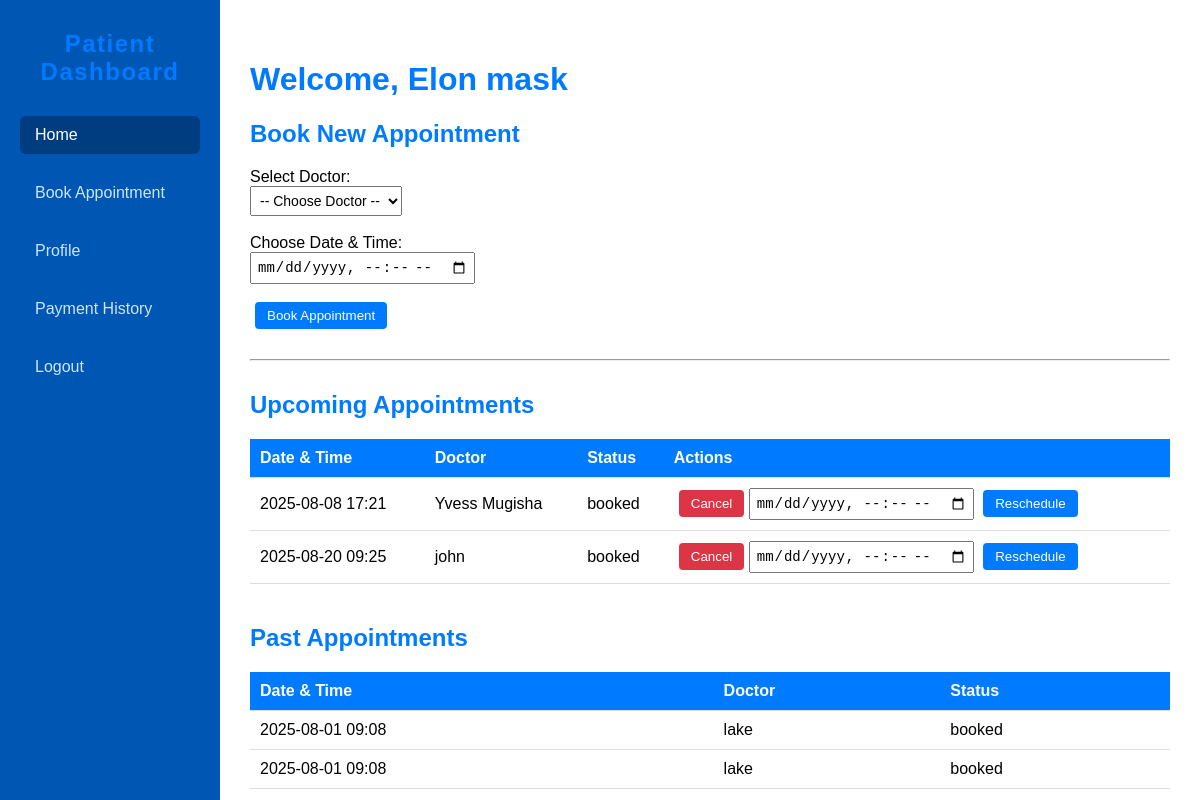
/patient_dashboard.php (signed in), run on the app's committed database.
### tables this page shows
CREATE TABLE `users` (
  `id` int(11) NOT NULL,
  `name` varchar(100) NOT NULL,
  `email` varchar(100) NOT NULL,
  `password` varchar(255) NOT NULL,
  `role` enum('admin','doctor','patient') NOT NULL,
  `created_at` timestamp NOT NULL DEFAULT current_timestamp(),
  `specialization` varchar(100) DEFAULT NULL
);

CREATE TABLE `appointments` (
  `id` int(11) NOT NULL,
  `patient_id` int(11) NOT NULL,
  `doctor_id` int(11) NOT NULL,
  `appointment_datetime` datetime NOT NULL,
  `status` enum('booked','canceled','completed') DEFAULT 'booked',
  `notes` text DEFAULT NULL,
  `created_at` timestamp NOT NULL DEFAULT current_timestamp()
);

### patient_dashboard.php (the view, shortened to what this page needs)
<?php
require 'connect.php';
$patientId = $_SESSION['user_id'];
$stmt = $conn->prepare("SELECT name FROM users WHERE id = ?");
$stmt->bind_param("i", $patientId);
$stmt->execute();
$stmt->bind_result($patientName);
$stmt = $conn->prepare("SELECT a.id, a.appointment_datetime, u.name AS doctor_name, a.status
                        FROM appointments a
                        JOIN users u ON a.doctor_id = u.id
                        WHERE a.patient_id = ? AND a.appointment_datetime >= NOW()
                        ORDER BY a.appointment_datetime ASC");
$stmt->bind_param("i", $patientId);
$stmt->execute();
$upcomingResult = $stmt->get_result();
$upcomingAppointments = $upcomingResult->fetch_all(MYSQLI_ASSOC);
$stmt = $conn->prepare("SELECT a.id, a.appointment_datetime, u.name AS doctor_name, a.status
                        FROM appointments a
                        JOIN users u ON a.doctor_id = u.id
                        WHERE a.patient_id = ? AND a.appointment_datetime < NOW()
                        ORDER BY a.appointment_datetime DESC");
$stmt->bind_param("i", $patientId);
$stmt->execute();
$pastResult = $stmt->get_result();
$pastAppointments = $pastResult->fetch_all(MYSQLI_ASSOC);
?>
<!DOCTYPE html>
<html lang="en">
<head>
</head>
<body>
  <aside class="sidebar">
    <h2>Patient Dashboard</h2>
    <nav>
      <a href="patient_dashboard.php" class="active">Home</a>
      <a href="bookappointment.php">Book Appointment</a>
      <a href="patientprofile.php">Profile</a>
      <a href="payment_history.php">Payment History</a>
      <a href="logout.php">Logout</a>
    </nav>
  </aside>
  <main class="main-content">
    <h1>Welcome, <?= htmlspecialchars($patientName) ?></h1>
    <h2>Book New Appointment</h2>
    <form method="POST">
      <label for="doctor_id">Select Doctor:</label><br>
      <select name="doctor_id" id="doctor_id" required>
        <option value="">-- Choose Doctor --</option>
      </select><br><br>
      <label for="appointment_datetime">Choose Date & Time:</label><br>
      <input type="datetime-local" name="appointment_datetime" id="appointment_datetime" required><br><br>
      <button type="submit" name="book_appointment">Book Appointment</button>
    </form>
    <hr style="margin: 30px 0;">
    <h2>Upcoming Appointments</h2>
    <?php if (count($upcomingAppointments) > 0): ?>
    <table>
      <thead>
        <tr>
          <th>Date & Time</th>
          <th>Doctor</th>
          <th>Status</th>
          <th>Actions</th>
        </tr>
      </thead>
      <tbody>
        <?php foreach ($upcomingAppointments as $app): ?>
        <tr>
          <td><?= date('Y-m-d H:i', strtotime($app['appointment_datetime'])) ?></td>
          <td><?= htmlspecialchars($app['doctor_name']) ?></td>
          <td><?= htmlspecialchars($app['status']) ?></td>
          <td>
            <form method="POST" onsubmit="return confirm('Are you sure you want to cancel this appointment?');" style="display:inline;">
              <button type="submit" class="cancel">Cancel</button>
            </form>
            <form method="POST" style="display:inline;">
              <input type="datetime-local" name="new_datetime" required>
              <button type="submit">Reschedule</button>
            </form>
          </td>
        </tr>
        <?php endforeach; ?>
      </tbody>
    </table>
    <?php else: ?>
      <p>No upcoming appointments.</p>
    <?php endif; ?>
    <h2 style="margin-top: 40px;">Past Appointments</h2>
    <?php if (count($pastAppointments) > 0): ?>
    <table>
      <thead>
        <tr>
          <th>Date & Time</th>
          <th>Doctor</th>
          <th>Status</th>
        </tr>
      </thead>
      <tbody>
        <?php foreach ($pastAppointments as $app): ?>
        <tr>
          <td><?= date('Y-m-d H:i', strtotime($app['appointment_datetime'])) ?></td>
          <td><?= htmlspecialchars($app['doctor_name']) ?></td>
          <td><?= htmlspecialchars($app['status']) ?></td>
        </tr>
        <?php endforeach; ?>
      </tbody>
    </table>
    <?php else: ?>
      <p>No past appointments.</p>
    <?php endif; ?>
  </main>
</body>
</html>

### patient_dashboard.php (style rules this page uses)
body { font-family: Arial, sans-serif; background: #f4f6f9; margin: 0; padding: 0; display: flex; height: 100vh; overflow: hidden; }
.sidebar { width: 220px; background-color: #0056b3; color: white; padding: 30px 20px; box-sizing: border-box; display: flex; flex-direction: column; position: fixed; top: 0; left: 0; bottom: 0; }
.sidebar h2 { margin: 0 0 30px 0; font-weight: 700; font-size: 24px; letter-spacing: 1.5px; text-align: center; user-select: none; }
.sidebar nav { flex-grow: 1; }
.sidebar nav a { display: block; color: #cce5ff; text-decoration: none; font-size: 16px; padding: 10px 15px; margin-bottom: 20px; border-radius: 6px; transition: background-color 0.3s ease, color 0.3s ease; }
.sidebar nav a:hover, .sidebar nav a.active { background-color: #003d80; color: #ffffff; }
.main-content { margin-left: 220px; padding: 40px 30px; box-sizing: border-box; overflow-y: auto; flex: 1; background: #fff; }
h1, h2 { color: #007bff; }
table { width: 100%; border-collapse: collapse; margin-top: 15px; }
th, td { padding: 10px; border-bottom: 1px solid #ddd; text-align: left; }
th { background-color: #007bff; color: white; }
form { display: inline-block; margin: 0; }
input[type="datetime-local"], select { padding: 5px; font-size: 14px; }
button { background-color: #007bff; color: white; border: none; padding: 6px 12px; margin-left: 5px; border-radius: 4px; cursor: pointer; }
button.cancel { background-color: #dc3545; }

### data on the page
users: name "Elon mask"
appointments: appointment_datetime "2025-08-08 17:21", doctor.name "Yvess Mugisha", status "booked"
appointments: appointment_datetime "2025-08-20 09:25", doctor.name "john", status "booked"
appointments: appointment_datetime "2025-08-01 09:08", doctor.name "lake", status "booked"
appointments: appointment_datetime "2025-08-01 09:08", doctor.name "lake", status "booked"
